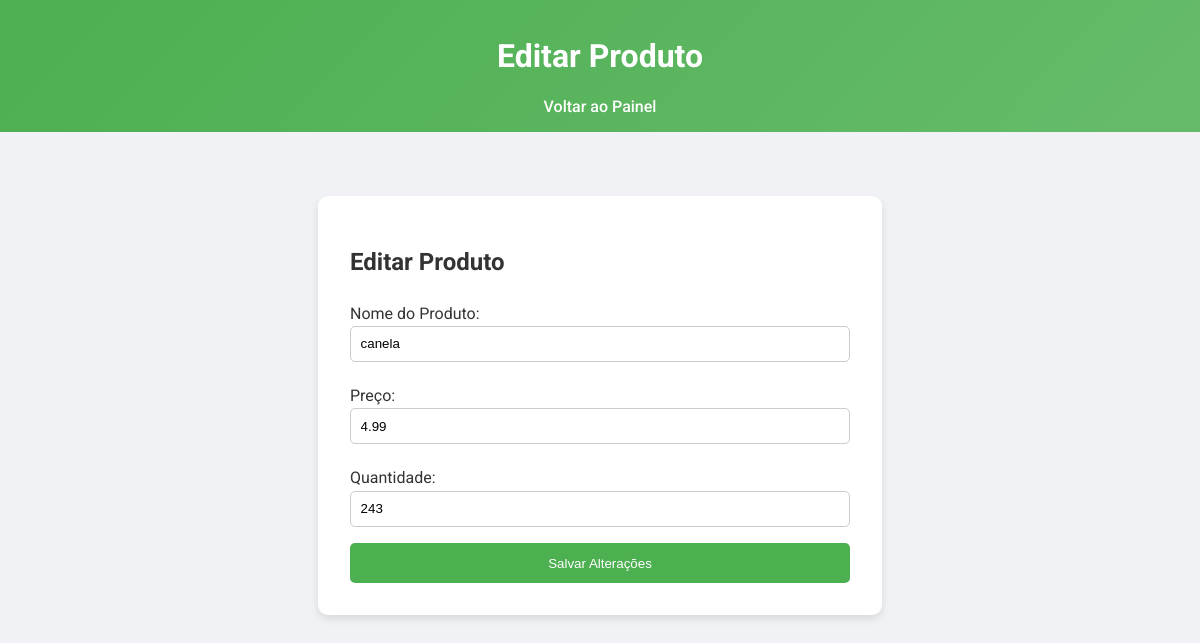
Screenshot of /admin/edit/2 (signed in) with the database file from the repository.
### tables this page shows
CREATE TABLE produtos (
                                    id INTEGER PRIMARY KEY AUTOINCREMENT,
                                    nome TEXT NOT NULL,
                                    preco REAL NOT NULL,
                                    quantidade INTEGER NOT NULL DEFAULT 0,
                                    username TEXT NOT NULL);

### controllers.py (the view, shortened to what this page needs)
@bp.route('/admin/edit/<int:produto_id>', methods=['GET', 'POST'])
def edit_produto(produto_id):
    if 'username' not in session:
        return redirect(url_for('bp.login'))
    produto = Produto.obter_por_id(produto_id)
    if not produto:
        return "Produto não encontrado."
    return render_template('edit.html', produto=produto)

### models.py (called while the page is built)
    @staticmethod
    def get_connection():
        return sqlite3.connect(db_path)

    @staticmethod
    def obter_por_id(produto_id):
        with DatabaseManager.get_connection() as conn:
            cursor = conn.cursor()
            cursor.execute("SELECT * FROM produtos WHERE id = ?", (produto_id,))
            return cursor.fetchone()

### templates/edit.html (shortened to what this page needs)
<!DOCTYPE html>
<html lang="pt-BR">
<head>
    <link rel="stylesheet" href="/static/style.css">
</head>
<body>
    <header>
        <h1>Editar Produto</h1>
        <nav>
            <a href="/admin">Voltar ao Painel</a>
        </nav>
    </header>
    <main>
        <div class="edit-card">
            <h2>Editar Produto</h2>
            <form method="POST">
                <label for="nome">Nome do Produto:</label>
                <input type="text" id="nome" name="nome" value="{{ produto[1] }}" required>
                <label for="preco">Preço:</label>
                <input type="number" id="preco" step="0.01" name="preco" value="{{ produto[2] }}" required>
                <label for="quantidade">Quantidade:</label>
                <input type="number" id="quantidade" name="quantidade" value="{{ produto[3] }}" required>
                <button type="submit">Salvar Alterações</button>
            </form>
        </div>
    </main>
</body>
</html>

### static/style.css (style rules this page uses)
body { font-family: 'Roboto', sans-serif; background: #f0f2f5; color: #333; margin: 0; padding: 0; }
header { background: linear-gradient(135deg, #4CAF50, #66BB6A); color: #fff; padding: 1rem; text-align: center; }
header nav a { color: #fff; text-decoration: none; margin: 0 15px; font-weight: 500; transition: color 0.3s; }
main { padding: 2rem; max-width: 1200px; margin: 0 auto; }
form { display: flex; flex-direction: column; }
form label { margin: 0.5rem 0 0.2rem; }
form input, form textarea { padding: 0.6rem; margin-bottom: 1rem; border: 1px solid #ccc; border-radius: 5px; }
form button { padding: 0.8rem; border: none; border-radius: 5px; background-color: #4CAF50; color: #fff; cursor: pointer; font-weight: 500; transition: background-color 0.3s; }
.login-card, .register-card, .edit-card, .pedido-finalizado { background: #fff; padding: 2rem; margin: 2rem auto; width: 90%; max-width: 500px; border-radius: 10px; box-shadow: 0 4px 8px rgba(0,0,0,0.1); }

### rows the page displays
produtos: nome "canela", preco "4.99", quantidade "243"
